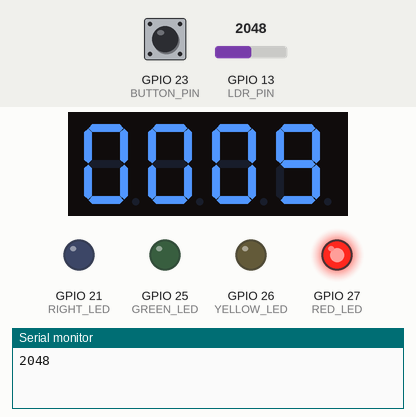
A program run on a simulated ESP32. Shown: 4-digit seven-segment display, output pins drawn as LEDs (lit = HIGH), the last lines printed to the serial monitor. Dashed ring = blinking. The test bench sets the inputs (shaded band); at power-on: GPIO 13 (LDR_PIN) = 2048, GPIO 23 (BUTTON_PIN) HIGH.

Above: at 1.2 s.
1.3 s: GPIO 13 (LDR_PIN) set to 1062
3.7 s: GPIO 13 (LDR_PIN) set to 970
At 4.1 s:
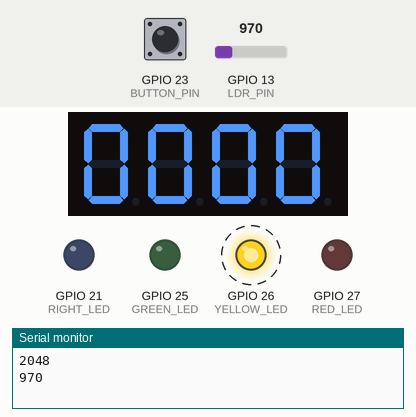
6.7 s: GPIO 23 (BUTTON_PIN) pulled LOW for 0.25 s
At 7.2 s:
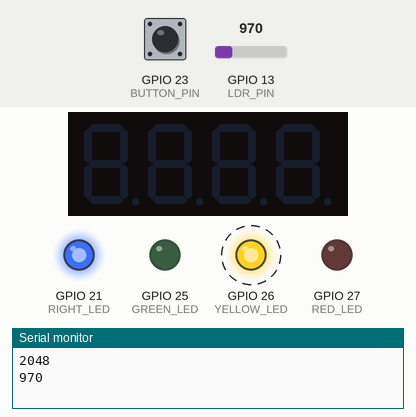
8.8 s: GPIO 13 (LDR_PIN) set to 1040
At 9.5 s:
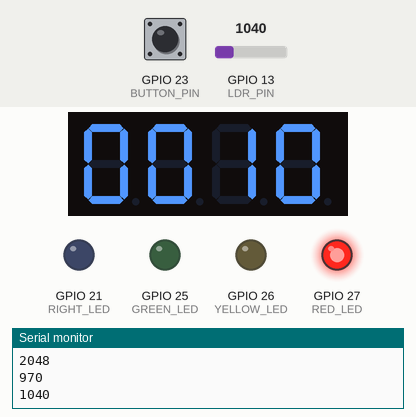
10.4 s: GPIO 23 (BUTTON_PIN) pulled LOW for 1 s
At 10.8 s:
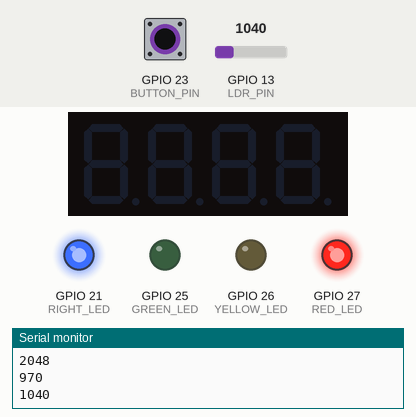
12.9 s: GPIO 23 (BUTTON_PIN) pulled LOW for 3.2 s
At 17.9 s:
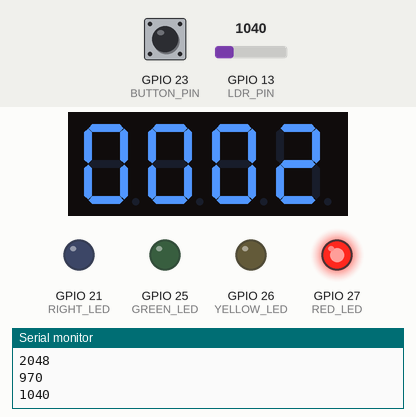
Timing chart, 0 to 18.6 s (numbered marks = the images above; inputs shaded):
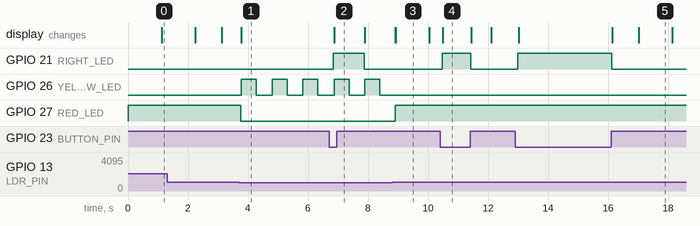

The program:

main.cpp
```cpp
#include <Arduino.h>
#include <TM1637Display.h>

#define RED_LED 27
#define YELLOW_LED 26
#define GREEN_LED 25
#define LDR_PIN 13
#define CLK 18
#define DIO 19
#define BUTTON_PIN 23
#define RIGHT_LED 21 // Đèn bên phải

TM1637Display display(CLK, DIO);
bool isScreenOn = true; // Trạng thái màn hình

void checkButton() {
    if (digitalRead(BUTTON_PIN) == LOW) { // Nút được nhấn
        isScreenOn = false;  // Tắt màn hình
        display.setBrightness(0);
        display.clear(); // Xoá màn hình
        digitalWrite(RIGHT_LED, HIGH); // Bật đèn bên phải
    } else {
        isScreenOn = true;  // Bật lại màn hình
        display.setBrightness(7);
        digitalWrite(RIGHT_LED, LOW); // Tắt đèn bên phải
    }
}

void setLight(int red, int yellow, int green, int time) {
    digitalWrite(RED_LED, red);
    digitalWrite(YELLOW_LED, yellow);
    digitalWrite(GREEN_LED, green);

    unsigned long startTime = millis();
    while (millis() - startTime < time * 1000) {
        checkButton(); // Kiểm tra nút nhấn liên tục
        int lightLevel = analogRead(LDR_PIN);

        // Nếu trời tối thì chuyển sang chế độ nhấp nháy
        if (lightLevel < 1000) return;

        if (isScreenOn) {
            int remainingTime = time - (millis() - startTime) / 1000;
            display.showNumberDec(remainingTime, true);
        } else {
            display.clear(); // Xoá màn hình khi tắt
        }
        delay(200);
    }
}

void nightMode() {
    digitalWrite(RED_LED, LOW);
    digitalWrite(GREEN_LED, LOW);

    while (analogRead(LDR_PIN) < 1000) { // Lặp khi trời tối
        checkButton(); // Đảm bảo nút vẫn hoạt động

        // Hiển thị số 0 khi đèn vàng nhấp nháy
        if (isScreenOn) {
            display.showNumberDec(0, true);
        } else {
            display.clear();
        }

        digitalWrite(YELLOW_LED, HIGH); // Bật đèn vàng
        delay(500);
        digitalWrite(YELLOW_LED, LOW); // Tắt đèn vàng
        delay(500);
    }

    display.clear(); // Xóa màn hình khi thoát chế độ đêm
}

void setup() {
    pinMode(RED_LED, OUTPUT);
    pinMode(YELLOW_LED, OUTPUT);
    pinMode(GREEN_LED, OUTPUT);
    pinMode(LDR_PIN, INPUT);
    pinMode(BUTTON_PIN, INPUT_PULLUP);
    pinMode(RIGHT_LED, OUTPUT);
    display.setBrightness(7);
    Serial.begin(115200); // Debug giá trị LDR
}

void loop() {
    checkButton(); // Kiểm tra nút mỗi vòng lặp

    int lightLevel = analogRead(LDR_PIN);
    Serial.println(lightLevel); // In giá trị LDR để kiểm tra

    if (lightLevel < 1000) {
        nightMode(); // Chế độ đèn vàng nhấp nháy
    } else {
        setLight(1, 0, 0, 10); // Đèn đỏ 10s
        setLight(0, 1, 0, 3);  // Đèn vàng 3s
        setLight(0, 0, 1, 8);  // Đèn xanh 8s
    }
}
```

Measured:
- the behaviour switches between 1000 and 999 on GPIO 13 (LDR_PIN) (found by bisection; images 0 and 1)
- after the input at 3.7 s, GPIO 26 (YELLOW_LED): alternates HIGH for 0.50 s and LOW for 0.52 s, starting after 0.08 s; GPIO 27 (RED_LED): HIGH → LOW after 0.06 s
- after the input at 6.7 s, GPIO 21 (RIGHT_LED): LOW → HIGH after 0.15 s, → LOW 1.0 s later; the display: changes after 0.17 s (image 2)
- after the input at 8.8 s, GPIO 26 (YELLOW_LED): stays LOW (without the input it goes to HIGH after 0.11 s); GPIO 27 (RED_LED): LOW → HIGH after 0.11 s; the display: first changes after 0.11 s (image 3 shows a later state)
- after the input at 10.4 s, GPIO 21 (RIGHT_LED): LOW → HIGH after 0.08 s, → LOW 0.95 s later
- after the input at 12.9 s, GPIO 21 (RIGHT_LED): LOW → HIGH after 0.10 s, → LOW 3.1 s later
- what the display in image 3 shows lasts 1.1 s, from 8.9 s to 10.0 s
